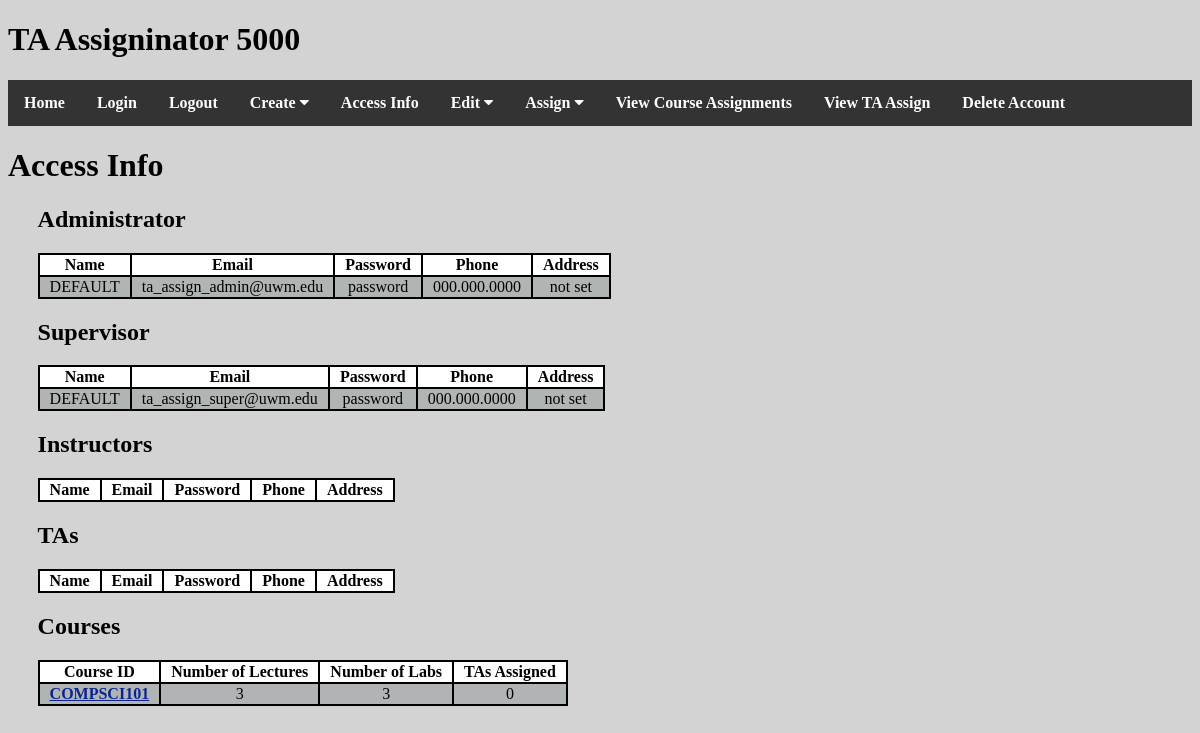
Screenshot of /access_info/ (signed in) with the database file from the repository.
### ta_assign/models.py (models this page shows)
class User(models.Model):
    email = models.CharField(max_length=50)
    password = models.CharField(max_length=20)
    phone = models.CharField(max_length=12, default="000.000.0000")
    name = models.CharField(max_length=50, default="DEFAULT")
    type = models.CharField(max_length=20, default="person")
    isLoggedOn = models.BooleanField(default=False)
    address = models.CharField(max_length=100, default="not set")

class Course(models.Model):
    course_department = models.CharField(max_length=8)
    course_id = models.PositiveSmallIntegerField(default=0)
    course_dept_id = models.CharField(max_length=9)
    num_lectures = models.PositiveSmallIntegerField(default=0)
    num_labs = models.PositiveSmallIntegerField(default=0)
    current_num_TA = models.PositiveSmallIntegerField(default=0)
    current_num_lectures = models.PositiveSmallIntegerField(default=0)
    current_num_labs = models.PositiveSmallIntegerField(default=0)

### ta_assign/views.py (the view)
# urls.py: path('access_info/', AccessInfo.as_view(), name='AccessInfo1'),
class AccessInfo(View):
    @staticmethod
    def get(request):
        if not request.session.get("email"):
            messages.error(request, 'Please login first.')
            return redirect("Login1")
        account_type = request.session.get("type")
        if not account_type == "administrator" and not account_type == "supervisor":
            messages.error(request, 'You do not have access to this page.')
            return redirect("index1")
        admin = models.User.objects.get(type="administrator")
        supervisor = models.User.objects.get(type="supervisor")
        instructors = models.User.objects.filter(type="instructor")
        tas = models.User.objects.filter(type="ta")
        courses = models.Course.objects.all()
        return render(request, 'main/access_info.html', {"admin": admin, "super": supervisor,
                                                         "instructors": instructors, "tas": tas, "courses": courses})

### templates/main/access_info.html (shortened to what this page needs)
{% extends "base.html" %}
{% block content %}
    <h1>Access Info</h1>
    <div class="access_info">
        <h2>Administrator</h2>
        <table>
            <tr class="heading">
                <td>Name</td>
                <td>Email</td>
                <td>Password</td>
                <td>Phone</td>
                <td>Address</td>
            </tr>
            <tr>
                <td>{{ admin.name }}</td>
                <td>{{ admin.email }}</td>
                <td>{{ admin.password }}</td>
                <td>{{ admin.phone }}</td>
                <td>{{ admin.address }}</td>
            </tr>
        </table>
        <h2>Supervisor</h2>
        <table>
            <tr class="heading">
                <td>Name</td>
                <td>Email</td>
                <td>Password</td>
                <td>Phone</td>
                <td>Address</td>
            </tr>
            <tr>
                <td>{{ super.name }}</td>
                <td>{{ super.email }}</td>
                <td>{{ super.password }}</td>
                <td>{{ super.phone }}</td>
                <td>{{ super.address }}</td>
            </tr>
        </table>
        <h2>Instructors</h2>
        <table>
            <tr class="heading">
                <td>Name</td>
                <td>Email</td>
                <td>Password</td>
                <td>Phone</td>
                <td>Address</td>
            </tr>
        </table>
        <h2>TAs</h2>
        <table>
            <tr class="heading">
                <td>Name</td>
                <td>Email</td>
                <td>Password</td>
                <td>Phone</td>
                <td>Address</td>
            </tr>
        </table>
        <h2>Courses</h2>
        <table>
            <tr class="heading">
                <td>Course ID</td>
                <td>Number of Lectures</td>
                <td>Number of Labs</td>
                <td>TAs Assigned</td>
            </tr>
            {% for course in courses %}
            <tr>
                <td><a href="{% url 'Course1' course_dept_id=course.course_dept_id %}">
                    {{ course.course_department }}{{ course.course_id }}</a></td>
                <td>{{ course.num_lectures }}</td>
                <td>{{ course.num_labs }}</td>
                <td>{{ course.current_num_TA }}</td>
            </tr>
            {% endfor %}
        </table>
    </div>
{% endblock content %}

### static/css/style.css (style rules this page uses)
body { background: lightgray; font-family: "Trebuchet MS"; }
.access_info { width: 95%; margin: auto; }
.access_info table { border: 1px solid black; border-spacing: 0; }
.access_info td { text-align: center; border: 1px solid black; padding-left: 10px; padding-right: 10px; }
.access_info tr:nth-child(even) { background-color: #b1b4b5; }
.access_info tr:nth-child(odd) { background-color: #ffffff; }
.access_info a { color: #082493; font-weight: bold; }
.heading { font-weight: bold; }

### rows the page displays
User: name "DEFAULT", email "ta_assign_admin@uwm.edu", password "password", phone "000.000.0000", address "not set"
User: name "DEFAULT", email "ta_assign_super@uwm.edu", password "password", phone "000.000.0000", address "not set"
Course: course_department "COMPSCI", course_id "101", num_lectures "3", num_labs "3", current_num_TA "0"
